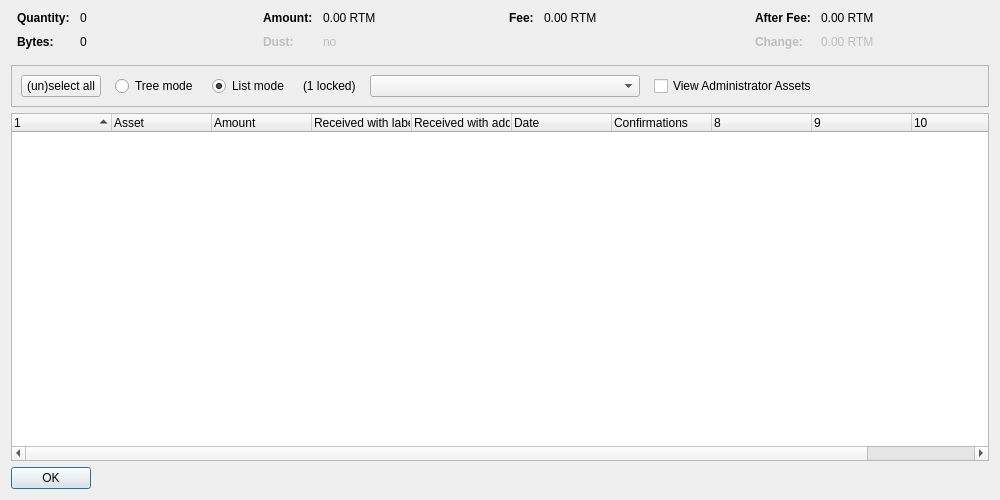
<?xml version="1.0" encoding="UTF-8"?>
<ui version="4.0">
 <class>AssetControlDialog</class>
 <widget class="QDialog" name="AssetControlDialog">
  <property name="geometry">
   <rect>
    <x>0</x>
    <y>0</y>
    <width>1000</width>
    <height>500</height>
   </rect>
  </property>
  <property name="windowTitle">
   <string>Asset Selection</string>
  </property>
  <layout class="QVBoxLayout" name="verticalLayout">
   <item>
    <layout class="QHBoxLayout" name="horizontalLayoutTop" stretch="0,0,0,0">
     <property name="topMargin">
      <number>0</number>
     </property>
     <property name="bottomMargin">
      <number>10</number>
     </property>
     <item>
      <layout class="QFormLayout" name="formLayoutAssetControl1">
       <property name="horizontalSpacing">
        <number>10</number>
       </property>
       <property name="verticalSpacing">
        <number>10</number>
       </property>
       <property name="leftMargin">
        <number>6</number>
       </property>
       <property name="rightMargin">
        <number>6</number>
       </property>
       <item row="0" column="0">
        <widget class="QLabel" name="labelAssetControlQuantityText">
         <property name="font">
          <font>
           <weight>75</weight>
           <bold>true</bold>
          </font>
         </property>
         <property name="text">
          <string>Quantity:</string>
         </property>
        </widget>
       </item>
       <item row="0" column="1">
        <widget class="QLabel" name="labelAssetControlQuantity">
         <property name="cursor">
          <cursorShape>IBeamCursor</cursorShape>
         </property>
         <property name="contextMenuPolicy">
          <enum>Qt::ActionsContextMenu</enum>
         </property>
         <property name="text">
          <string notr="true">0</string>
         </property>
         <property name="textInteractionFlags">
          <set>Qt::LinksAccessibleByMouse|Qt::TextSelectableByKeyboard|Qt::TextSelectableByMouse</set>
         </property>
        </widget>
       </item>
       <item row="1" column="0">
        <widget class="QLabel" name="labelAssetControlBytesText">
         <property name="font">
          <font>
           <weight>75</weight>
           <bold>true</bold>
          </font>
         </property>
         <property name="text">
          <string>Bytes:</string>
         </property>
        </widget>
       </item>
       <item row="1" column="1">
        <widget class="QLabel" name="labelAssetControlBytes">
         <property name="cursor">
          <cursorShape>IBeamCursor</cursorShape>
         </property>
         <property name="contextMenuPolicy">
          <enum>Qt::ActionsContextMenu</enum>
         </property>
         <property name="text">
          <string notr="true">0</string>
         </property>
         <property name="textInteractionFlags">
          <set>Qt::LinksAccessibleByMouse|Qt::TextSelectableByKeyboard|Qt::TextSelectableByMouse</set>
         </property>
        </widget>
       </item>
      </layout>
     </item>
     <item>
      <layout class="QFormLayout" name="formLayoutAssetControl2">
       <property name="horizontalSpacing">
        <number>10</number>
       </property>
       <property name="verticalSpacing">
        <number>10</number>
       </property>
       <property name="leftMargin">
        <number>6</number>
       </property>
       <property name="rightMargin">
        <number>6</number>
       </property>
       <item row="0" column="0">
        <widget class="QLabel" name="labelAssetControlAmountText">
         <property name="font">
          <font>
           <weight>75</weight>
           <bold>true</bold>
          </font>
         </property>
         <property name="text">
          <string>Amount:</string>
         </property>
        </widget>
       </item>
       <item row="0" column="1">
        <widget class="QLabel" name="labelAssetControlAmount">
         <property name="cursor">
          <cursorShape>IBeamCursor</cursorShape>
         </property>
         <property name="contextMenuPolicy">
          <enum>Qt::ActionsContextMenu</enum>
         </property>
         <property name="text">
          <string notr="true">0.00 RTM</string>
         </property>
         <property name="textInteractionFlags">
          <set>Qt::LinksAccessibleByMouse|Qt::TextSelectableByKeyboard|Qt::TextSelectableByMouse</set>
         </property>
        </widget>
       </item>
       <item row="1" column="0">
        <widget class="QLabel" name="labelAssetControlLowOutputText">
         <property name="enabled">
          <bool>false</bool>
         </property>
         <property name="font">
          <font>
           <weight>75</weight>
           <bold>true</bold>
          </font>
         </property>
         <property name="text">
          <string>Dust:</string>
         </property>
        </widget>
       </item>
       <item row="1" column="1">
        <widget class="QLabel" name="labelAssetControlLowOutput">
         <property name="enabled">
          <bool>false</bool>
         </property>
         <property name="cursor">
          <cursorShape>IBeamCursor</cursorShape>
         </property>
         <property name="contextMenuPolicy">
          <enum>Qt::ActionsContextMenu</enum>
         </property>
         <property name="text">
          <string notr="true">no</string>
         </property>
         <property name="textInteractionFlags">
          <set>Qt::LinksAccessibleByMouse|Qt::TextSelectableByKeyboard|Qt::TextSelectableByMouse</set>
         </property>
        </widget>
       </item>
      </layout>
     </item>
     <item>
      <layout class="QFormLayout" name="formLayoutAssetControl3">
       <property name="horizontalSpacing">
        <number>10</number>
       </property>
       <property name="verticalSpacing">
        <number>10</number>
       </property>
       <property name="leftMargin">
        <number>6</number>
       </property>
       <property name="rightMargin">
        <number>6</number>
       </property>
       <item row="0" column="0">
        <widget class="QLabel" name="labelAssetControlFeeText">
         <property name="font">
          <font>
           <weight>75</weight>
           <bold>true</bold>
          </font>
         </property>
         <property name="text">
          <string>Fee:</string>
         </property>
        </widget>
       </item>
       <item row="0" column="1">
        <widget class="QLabel" name="labelAssetControlFee">
         <property name="cursor">
          <cursorShape>IBeamCursor</cursorShape>
         </property>
         <property name="contextMenuPolicy">
          <enum>Qt::ActionsContextMenu</enum>
         </property>
         <property name="text">
          <string notr="true">0.00 RTM</string>
         </property>
         <property name="textInteractionFlags">
          <set>Qt::LinksAccessibleByMouse|Qt::TextSelectableByKeyboard|Qt::TextSelectableByMouse</set>
         </property>
        </widget>
       </item>
      </layout>
     </item>
     <item>
      <layout class="QFormLayout" name="formLayoutAssetControl4">
       <property name="horizontalSpacing">
        <number>10</number>
       </property>
       <property name="verticalSpacing">
        <number>10</number>
       </property>
       <property name="leftMargin">
        <number>6</number>
       </property>
       <property name="rightMargin">
        <number>6</number>
       </property>
       <item row="0" column="0">
        <widget class="QLabel" name="labelAssetControlAfterFeeText">
         <property name="font">
          <font>
           <weight>75</weight>
           <bold>true</bold>
          </font>
         </property>
         <property name="text">
          <string>After Fee:</string>
         </property>
        </widget>
       </item>
       <item row="0" column="1">
        <widget class="QLabel" name="labelAssetControlAfterFee">
         <property name="cursor">
          <cursorShape>IBeamCursor</cursorShape>
         </property>
         <property name="contextMenuPolicy">
          <enum>Qt::ActionsContextMenu</enum>
         </property>
         <property name="text">
          <string notr="true">0.00 RTM</string>
         </property>
         <property name="textInteractionFlags">
          <set>Qt::LinksAccessibleByMouse|Qt::TextSelectableByKeyboard|Qt::TextSelectableByMouse</set>
         </property>
        </widget>
       </item>
       <item row="1" column="0">
        <widget class="QLabel" name="labelAssetControlChangeText">
         <property name="enabled">
          <bool>false</bool>
         </property>
         <property name="font">
          <font>
           <weight>75</weight>
           <bold>true</bold>
          </font>
         </property>
         <property name="text">
          <string>Change:</string>
         </property>
        </widget>
       </item>
       <item row="1" column="1">
        <widget class="QLabel" name="labelAssetControlChange">
         <property name="enabled">
          <bool>false</bool>
         </property>
         <property name="cursor">
          <cursorShape>IBeamCursor</cursorShape>
         </property>
         <property name="contextMenuPolicy">
          <enum>Qt::ActionsContextMenu</enum>
         </property>
         <property name="text">
          <string notr="true">0.00 RTM</string>
         </property>
         <property name="textInteractionFlags">
          <set>Qt::LinksAccessibleByMouse|Qt::TextSelectableByKeyboard|Qt::TextSelectableByMouse</set>
         </property>
        </widget>
       </item>
      </layout>
     </item>
    </layout>
   </item>
   <item>
    <widget class="QFrame" name="frame">
     <property name="minimumSize">
      <size>
       <width>0</width>
       <height>40</height>
      </size>
     </property>
     <property name="frameShape">
      <enum>QFrame::StyledPanel</enum>
     </property>
     <property name="frameShadow">
      <enum>QFrame::Sunken</enum>
     </property>
     <layout class="QHBoxLayout" name="horizontalLayout">
      <item>
       <layout class="QHBoxLayout" name="horizontalLayoutPanel" stretch="0,0,0,0,0,0,0">
        <property name="spacing">
         <number>14</number>
        </property>
        <item>
         <widget class="QPushButton" name="pushButtonSelectAll">
          <property name="sizePolicy">
           <sizepolicy hsizetype="Maximum" vsizetype="Fixed">
            <horstretch>0</horstretch>
            <verstretch>0</verstretch>
           </sizepolicy>
          </property>
          <property name="text">
           <string>(un)select all</string>
          </property>
          <property name="autoDefault">
           <bool>false</bool>
          </property>
         </widget>
        </item>
        <item>
         <widget class="QRadioButton" name="radioTreeMode">
          <property name="sizePolicy">
           <sizepolicy hsizetype="Maximum" vsizetype="Fixed">
            <horstretch>0</horstretch>
            <verstretch>0</verstretch>
           </sizepolicy>
          </property>
          <property name="text">
           <string>Tree mode</string>
          </property>
         </widget>
        </item>
        <item>
         <widget class="QRadioButton" name="radioListMode">
          <property name="sizePolicy">
           <sizepolicy hsizetype="Maximum" vsizetype="Fixed">
            <horstretch>0</horstretch>
            <verstretch>0</verstretch>
           </sizepolicy>
          </property>
          <property name="text">
           <string>List mode</string>
          </property>
          <property name="checked">
           <bool>true</bool>
          </property>
         </widget>
        </item>
        <item>
         <widget class="QLabel" name="labelLocked">
          <property name="text">
           <string notr="true">(1 locked)</string>
          </property>
         </widget>
        </item>
        <item>
         <widget class="QComboBox" name="assetList">
          <property name="minimumContentsLength">
           <number>30</number>
          </property>
         </widget>
        </item>
        <item>
         <widget class="QCheckBox" name="viewAdministrator">
          <property name="toolTip">
           <string>View assets that you have the ownership asset for</string>
          </property>
          <property name="text">
           <string>View Administrator Assets</string>
          </property>
         </widget>
        </item>
        <item>
         <spacer name="horizontalSpacer">
          <property name="orientation">
           <enum>Qt::Horizontal</enum>
          </property>
          <property name="sizeHint" stdset="0">
           <size>
            <width>40</width>
            <height>20</height>
           </size>
          </property>
         </spacer>
        </item>
       </layout>
      </item>
     </layout>
    </widget>
   </item>
   <item>
    <widget class="AssetControlTreeWidget" name="treeWidget">
     <property name="contextMenuPolicy">
      <enum>Qt::CustomContextMenu</enum>
     </property>
     <property name="sortingEnabled">
      <bool>false</bool>
     </property>
     <property name="columnCount">
      <number>11</number>
     </property>
     <attribute name="headerShowSortIndicator" stdset="0">
      <bool>true</bool>
     </attribute>
     <attribute name="headerStretchLastSection">
      <bool>false</bool>
     </attribute>
     <column>
      <property name="text">
       <string/>
      </property>
     </column>
     <column>
      <property name="text">
       <string>Asset</string>
      </property>
     </column>
     <column>
      <property name="text">
       <string>Amount</string>
      </property>
     </column>
     <column>
      <property name="text">
       <string>Received with label</string>
      </property>
     </column>
     <column>
      <property name="text">
       <string>Received with address</string>
      </property>
     </column>
     <column>
      <property name="text">
       <string>Date</string>
      </property>
     </column>
     <column>
      <property name="text">
       <string>Confirmations</string>
      </property>
      <property name="toolTip">
       <string>Confirmed</string>
      </property>
     </column>
     <column>
      <property name="text">
       <string/>
      </property>
     </column>
     <column>
      <property name="text">
       <string/>
      </property>
     </column>
     <column>
      <property name="text">
       <string/>
      </property>
     </column>
     <column>
      <property name="text">
       <string/>
      </property>
     </column>
    </widget>
   </item>
   <item>
    <widget class="QDialogButtonBox" name="buttonBox">
     <property name="sizePolicy">
      <sizepolicy hsizetype="Maximum" vsizetype="Fixed">
       <horstretch>0</horstretch>
       <verstretch>0</verstretch>
      </sizepolicy>
     </property>
     <property name="orientation">
      <enum>Qt::Horizontal</enum>
     </property>
     <property name="standardButtons">
      <set>QDialogButtonBox::Ok</set>
     </property>
    </widget>
   </item>
  </layout>
 </widget>
 <customwidgets>
  <customwidget>
   <class>AssetControlTreeWidget</class>
   <extends>QTreeWidget</extends>
   <header location="global">assetcontroltreewidget.h</header>
  </customwidget>
 </customwidgets>
 <resources/>
 <connections/>
</ui>
